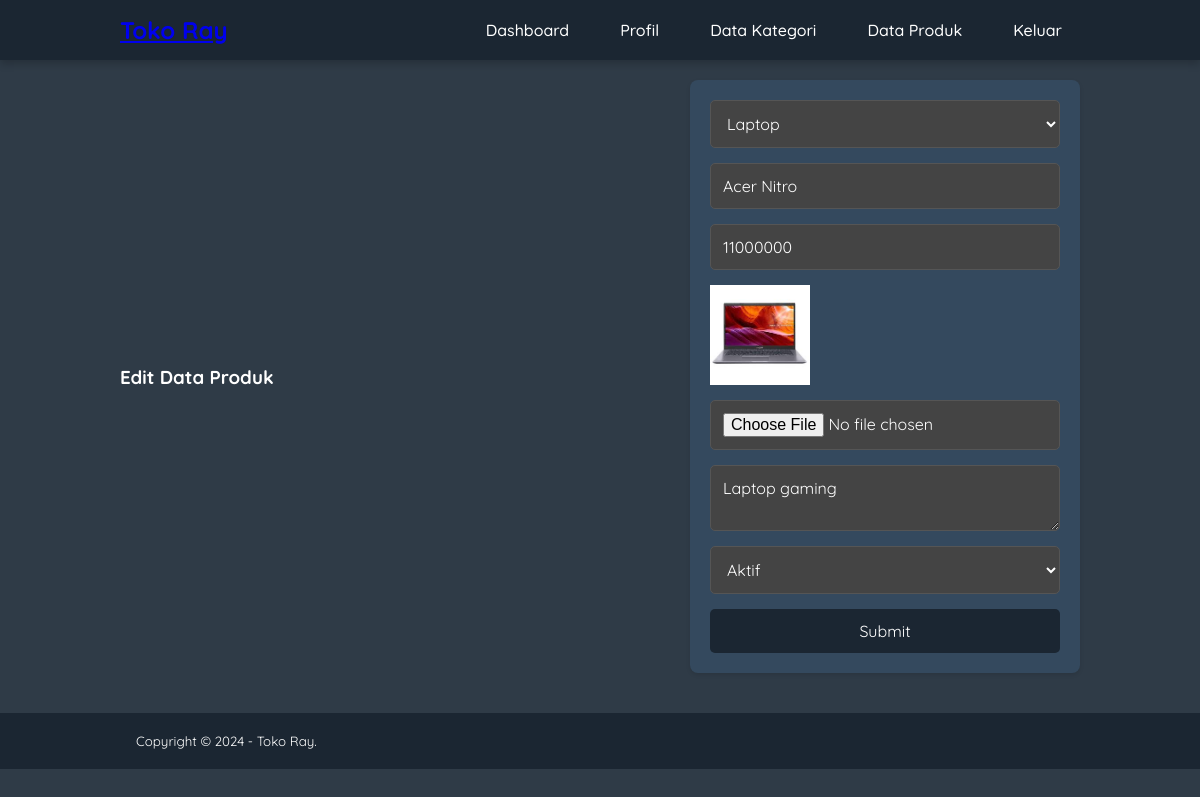
Page /TokoRay/edit-produk.php?id=7 (signed in) on the committed database.
### tables this page shows
CREATE TABLE `tb_product` (
  `product_id` int(11) NOT NULL,
  `category_id` int(11) NOT NULL,
  `product_name` varchar(100) NOT NULL,
  `product_price` int(11) NOT NULL,
  `product_description` text NOT NULL,
  `product_image` varchar(100) NOT NULL,
  `product_status` tinyint(1) NOT NULL,
  `date_created` timestamp NOT NULL DEFAULT current_timestamp() ON UPDATE current_timestamp()
);

CREATE TABLE `tb_category` (
  `category_id` int(11) NOT NULL,
  `category_name` varchar(25) NOT NULL
);

### TokoRay/edit-produk.php (the view, shortened to what this page needs)
<?php
include 'db.php';
$produk = mysqli_query($conn, "SELECT * FROM tb_product WHERE product_id = '" . $_GET['id'] . "' ");
$p = mysqli_fetch_object($produk);
?>
<!DOCTYPE html>
<html lang="en">
<head>
    <link rel="stylesheet" href="css/style.css">
</head>
<body>
    <header>
        <div class="container">
            <h1><a href="dashboard.php">Toko Ray</a></h1>
            <ul>
                <li><a href="dashboard.php">Dashboard</a></li>
                <li><a href="profil.php">Profil</a></li>
                <li><a href="data-kategori.php">Data Kategori</a></li>
                <li><a href="data-produk.php">Data Produk</a></li>
                <li><a href="keluar.php">Keluar</a></li>
            </ul>
        </div>
    </header>
    <div class="section">
        <div class="container">
            <h3>Edit Data Produk</h3>
            <div class="box">
                <form action="" method="POST" enctype="multipart/form-data">
                    <select class="input-control" name="kategori" required>
                        <?php
                        $kategori = mysqli_query($conn, "SELECT * FROM tb_category ORDER BY category_id DESC");
                        while ($r = mysqli_fetch_array($kategori)) {
                            ?>
                            <option value="<?= $r['category_id'] ?>" <?= ($r['category_id'] == $p->category_id) ? 'selected' : ''; ?>><?= $r['category_name'] ?></option>
                        <?php } ?>
                    </select>
                    <input type="text" name="nama" placeholder="Nama Produk" class="input-control"
                        value="<?= $p->product_name ?>" required>
                    <input type="text" name="harga" placeholder="Harga" class="input-control"
                        value="<?= $p->product_price ?>" required>
                    <img src="produk/<?= $p->product_image ?>" width="100px">
                    <input type="file" name="gambar" class="input-control">
                    <textarea class="input-control" name="deskripsi"
                        placeholder="Deskripsi"><?= $p->product_description ?></textarea>
                    <select class="input-control" name="status">
                        <option value="1" <?= ($p->product_status == 1) ? 'selected' : ''; ?>>Aktif</option>
                    </select>
                    <input type="submit" name="submit" value="Submit" class="btn">
                </form>
            </div>
        </div>
    </div>
    <footer>
        <div class="container">
            <small>Copyright &copy; 2024 - Toko Ray.</small>
        </div>
    </footer>
</body>
</html>

### TokoRay/css/style.css (style rules this page uses)
* { padding: 0; margin: 0; font-family: 'Quicksand', sans-serif; box-sizing: border-box; }
body { background-color: #2f3b47; color: #fff; }
header { background-color: #1b2632; color: white; padding: 15px 0; box-shadow: 0 4px 8px rgba(0, 0, 0, 0.2); }
.container { width: 80%; margin: 0 auto; display: flex; justify-content: space-between; align-items: center; }
header h1 { font-size: 24px; }
header ul { list-style: none; display: flex; gap: 15px; }
header ul li { position: relative; }
header ul li a { color: white; padding: 12px 18px; border-radius: 5px; transition: all 0.3s ease; text-decoration: none; font-weight: 500; }
.box { background-color: #34495e; border-radius: 8px; padding: 20px; margin: 20px 0; box-shadow: 0 2px 4px rgba(0, 0, 0, 0.1); }
.box form { display: flex; flex-direction: column; gap: 15px; }
.input-control { width: 100%; padding: 12px; border: 1px solid #555; border-radius: 5px; font-size: 16px; background: #444; color: #fff; }
.btn, .box a { padding: 12px 15px; background-color: #1b2632; color: #fff; border: none; border-radius: 5px; cursor: pointer; transition: 0.3s; text-decoration: none; display: inline-block; font-size: 16px; text-align: center; }
footer { text-align: center; background: #1b2632; color: white; padding: 20px; margin-top: 20px; }

### rows in the picture
tb_product: kategori "Laptop", nama "Acer Nitro", harga "11000000", product_image (picture), deskripsi "Laptop gaming", status "Aktif"
